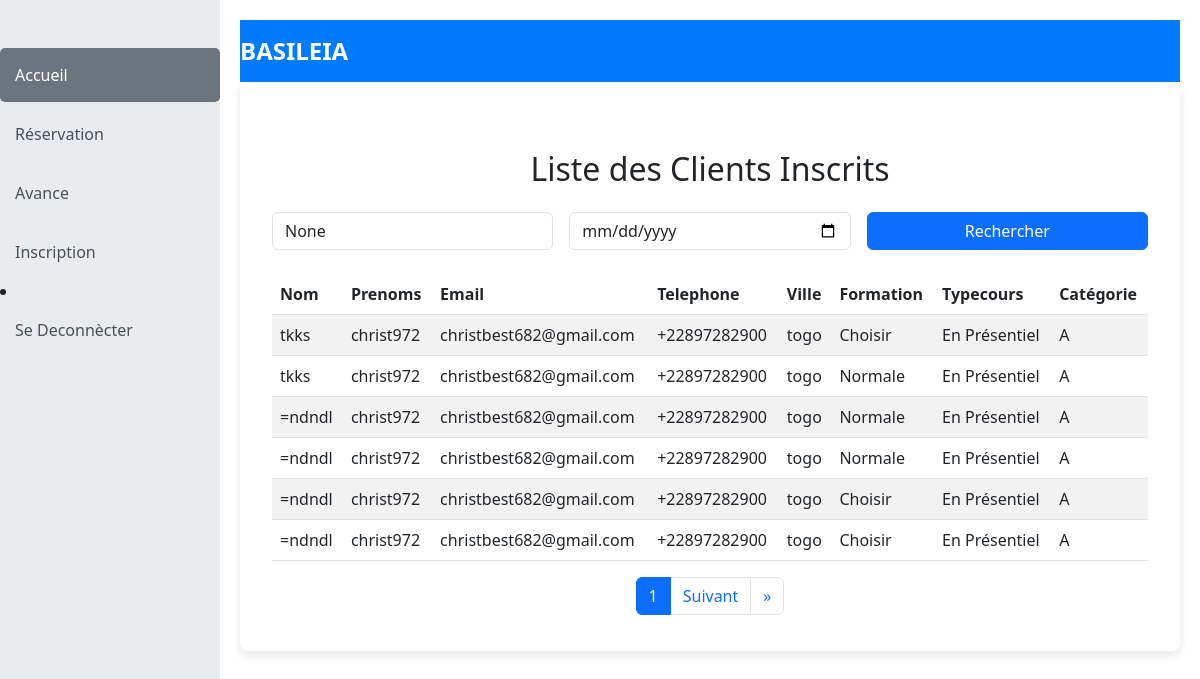
Page /clients_inscrits (signed in) on the earlier database version.
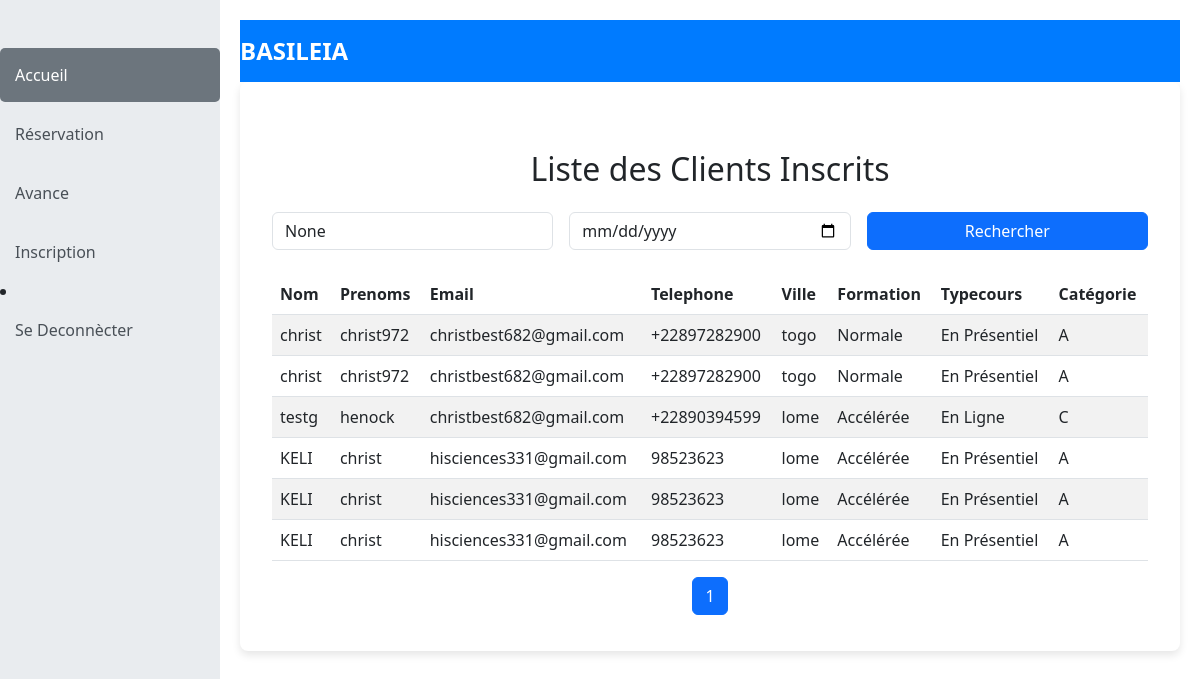
Same page on the later database version.
### reservation/models.py (models this page shows, shortened)
class Inscription(models.Model):
    nom = models.CharField(max_length=100)
    prenom = models.CharField(max_length=100)
    email = models.EmailField(max_length=100)
    telephone = models.CharField(max_length=20)
    ville = models.CharField(max_length=100)
    categorie = models.CharField(max_length=50)
    formation = models.CharField(max_length=100)
    typecours = models.CharField(max_length=50)
    avance = models.CharField(max_length=10)
    date = models.DateField()

### reservation/views.py (the view)
# urls.py: path('clients_inscrits',views.inscription_list_view,name="inscription_list"),
@login_required
def inscription_list_view(request):
    query_nom = request.GET.get('nom')  # Rechercher par nom
    query_date = request.GET.get('date')
    inscriptions = Inscription.objects.all().order_by('date')
    if query_nom:
        inscriptions = inscriptions.filter(nom__icontains=query_nom)  # Recherche insensible à la casse
    if query_date:
        inscriptions = inscriptions.filter(date=query_date)
    paginator = Paginator(inscriptions, 6)  # 5 réservations par page
    page_number = request.GET.get('page')
    page_obj = paginator.get_page(page_number)
    return render(request, 'reservation/inscription_list.html', {
        'page_obj': page_obj,
        'paginator':paginator,
        'page_number':page_number,
        'query_nom': query_nom,
        'query_date': query_date,
    })

### reservation/templates/reservation/inscription_list.html (shortened to what this page needs)
{% extends "reservation/dashboard.html" %}
{% block content %}
<!DOCTYPE html>
<html lang="fr">
<head>
    <link href="https://cdn.jsdelivr.net/npm/bootstrap@5.3.0-alpha1/dist/css/bootstrap.min.css" rel="stylesheet">
</head>
<body>
    <div class="container mt-5">
        <h2 class="text-center mb-4">Liste des Clients Inscrits</h2>
        <form method="GET" class="row g-3 mb-4">
            <div class="col-md-4">
                <input type="text" name="nom" class="form-control" placeholder="Rechercher par nom" value="{{ query_nom }}">
            </div>
            <div class="col-md-4">
                <input type="date" name="date" class="form-control" value="{{ query_date }}">
            </div>
            <div class="col-md-4">
                <button type="submit" class="btn btn-primary w-100">Rechercher</button>
            </div>
        </form>
        <table class="table table-striped">
            <thead>
                <tr>
                    <th>Nom</th>
                    <th>Prenoms</th>
                    <th>Email</th>
                    <th>Telephone</th>
                    <th>Ville</th>
                    <th>Formation</th>
                    <th>Typecours</th>
                    <th>Catégorie</th>
                </tr>
            </thead>
            <tbody>
                {% for inscription in page_obj %}
                    <tr>
                        <td>{{ inscription.nom }}</td>
                        <td>{{ inscription.prenom }}</td>
                        <td>{{ inscription.email }}</td>
                        <td>{{ inscription.telephone }}</td>
                        <td>{{ inscription.ville }}</td>
                        <td>{{ inscription.formation }}</td>
                        <td>{{ inscription.typecours }}</td>
                        <td>{{ inscription.categorie }}</td>
                    </tr>
                {% empty %}
                    <tr>
                        <td colspan="5" class="text-center">Aucune clients trouvée.</td>
                    </tr>
                {% endfor %}
            </tbody>
        </table>
    </div>
    <nav aria-label="Pagination">
        <ul class="pagination justify-content-center">
            <li class="page-item active"><a class="page-link">{{ page_obj.number }}</a></li>
            {% if page_obj.has_next %}
                <li class="page-item">
                    <a class="page-link" href="?page={{ page_obj.next_page_number }}{% if query_nom %}&nom={{ query_nom }}{% endif %}{% if query_date %}&date={{ query_date }}{% endif %}">Suivant</a>
                </li>
                <li class="page-item">
                    <a class="page-link" href="?page={{ page_obj.paginator.num_pages }}{% if query_nom %}&nom={{ query_nom }}{% endif %}{% if query_date %}&date={{ query_date }}{% endif %}" aria-label="Dernier">
                        <span aria-hidden="true">&raquo;</span>
                    </a>
                </li>
            {% endif %}
        </ul>
    </nav>
</body>
</html>
{% endblock %}

Differences in the rows shown:
removed Inscription: nom "tkks", prenom "christ972", email "christbest682@gmail.com", telephone "+22897282900", ville "togo", formation "Choisir", typecours "En Présentiel", categorie "A"
removed Inscription: nom "tkks", prenom "christ972", email "christbest682@gmail.com", telephone "+22897282900", ville "togo", formation "Normale", typecours "En Présentiel", categorie "A"
removed Inscription: nom "=ndndl", prenom "christ972", email "christbest682@gmail.com", telephone "+22897282900", ville "togo", formation "Normale", typecours "En Présentiel", categorie "A"
removed Inscription: nom "=ndndl", prenom "christ972", email "christbest682@gmail.com", telephone "+22897282900", ville "togo", formation "Normale", typecours "En Présentiel", categorie "A"
removed Inscription: nom "=ndndl", prenom "christ972", email "christbest682@gmail.com", telephone "+22897282900", ville "togo", formation "Choisir", typecours "En Présentiel", categorie "A"
removed Inscription: nom "=ndndl", prenom "christ972", email "christbest682@gmail.com", telephone "+22897282900", ville "togo", formation "Choisir", typecours "En Présentiel", categorie "A"
added Inscription: nom "christ", prenom "christ972", email "christbest682@gmail.com", telephone "+22897282900", ville "togo", formation "Normale", typecours "En Présentiel", categorie "A"
added Inscription: nom "christ", prenom "christ972", email "christbest682@gmail.com", telephone "+22897282900", ville "togo", formation "Normale", typecours "En Présentiel", categorie "A"
added Inscription: nom "testg", prenom "henock", email "christbest682@gmail.com", telephone "+22890394599", ville "lome", formation "Accélérée", typecours "En Ligne", categorie "C"
added Inscription: nom "KELI", prenom "christ", email "hisciences331@gmail.com", telephone "98523623", ville "lome", formation "Accélérée", typecours "En Présentiel", categorie "A"
added Inscription: nom "KELI", prenom "christ", email "hisciences331@gmail.com", telephone "98523623", ville "lome", formation "Accélérée", typecours "En Présentiel", categorie "A"
added Inscription: nom "KELI", prenom "christ", email "hisciences331@gmail.com", telephone "98523623", ville "lome", formation "Accélérée", typecours "En Présentiel", categorie "A"
Other differences:
text no longer shown: "Suivant »"
